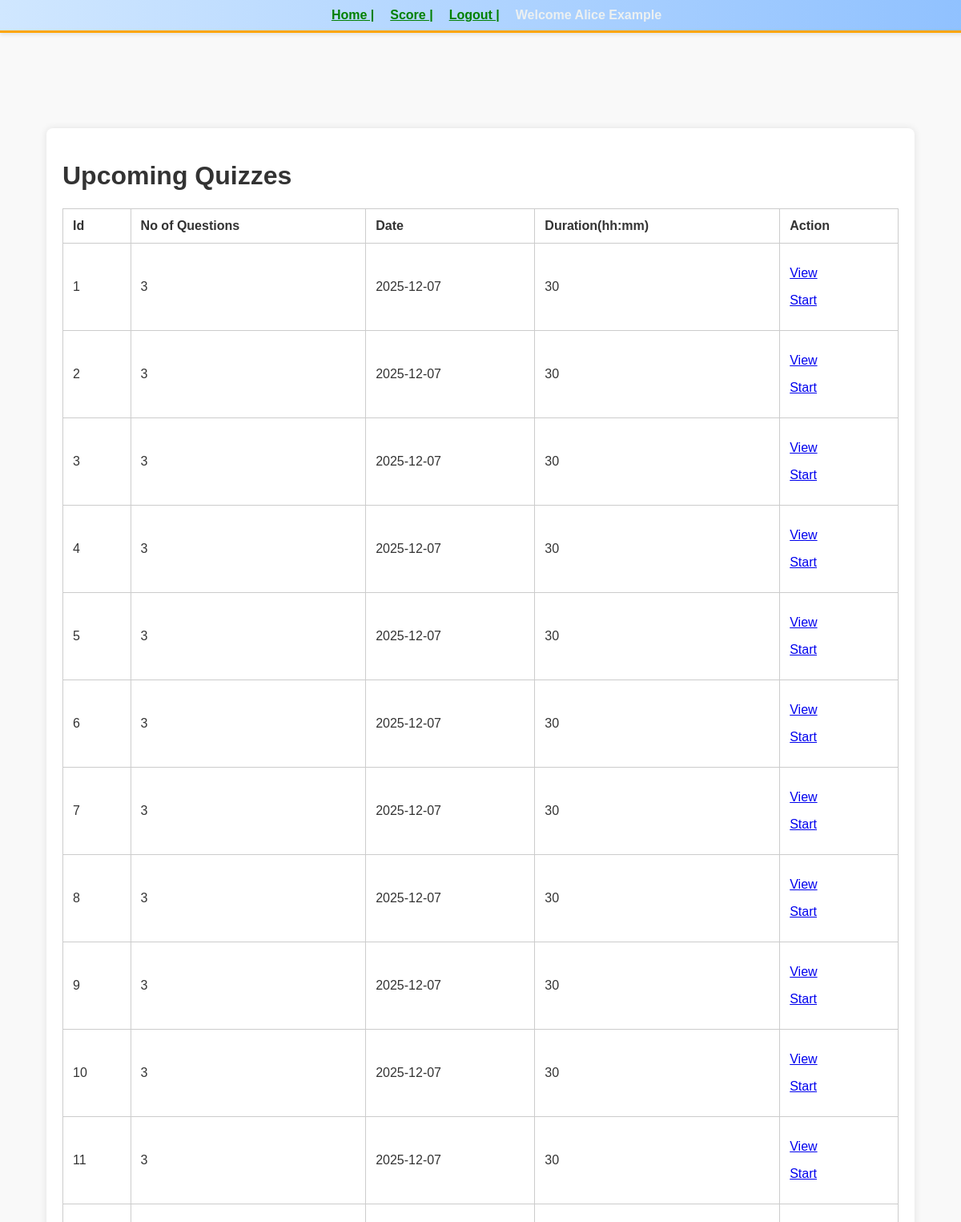
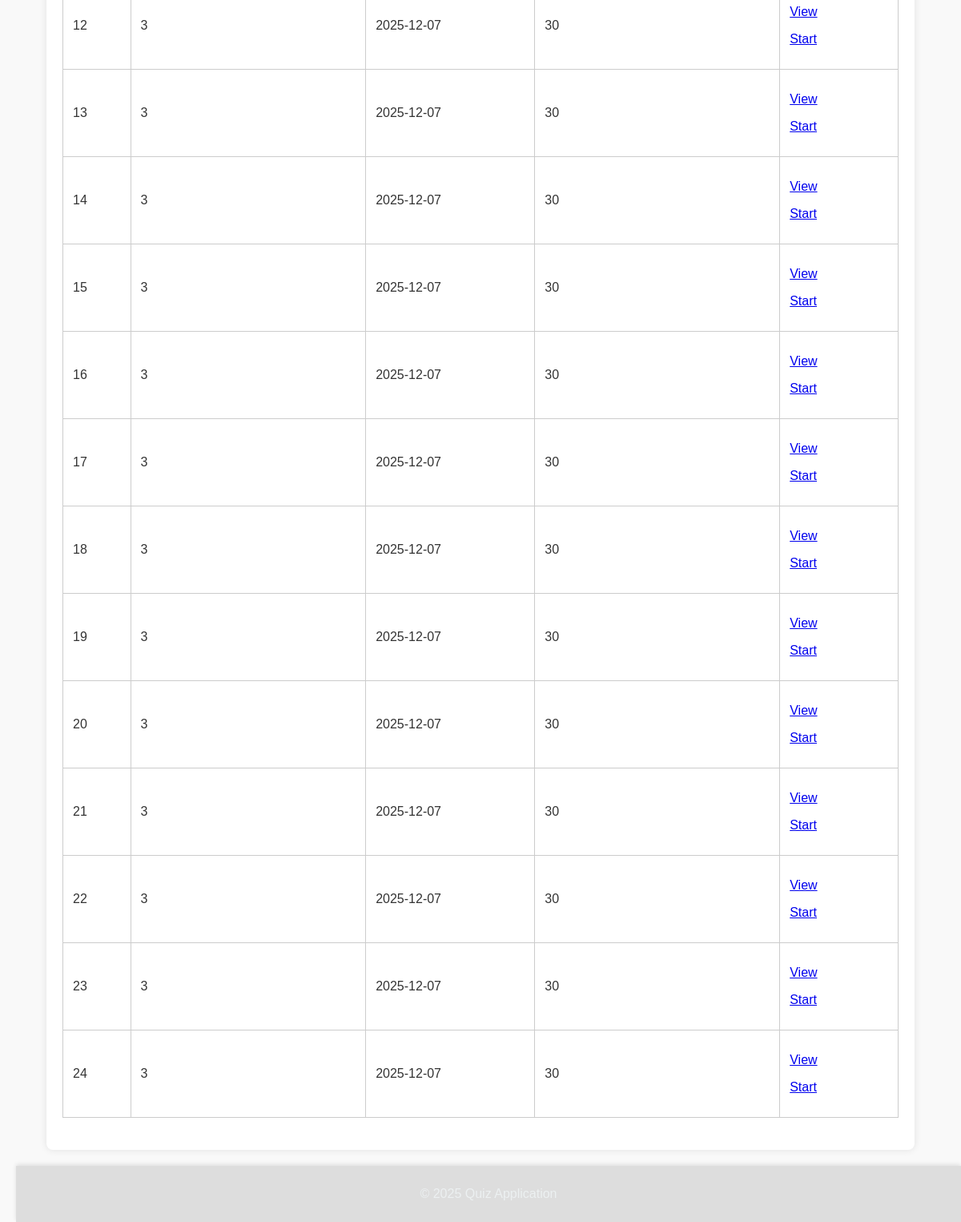
Screenshot of /user_dashboard (signed in) with the database file from the repository (2 pictures, top to bottom).
### Performance_Analyser/quiz_management_system/models.py (models this page shows)
class User(db.Model):
    id = db.Column(db.Integer, primary_key=True)
    username = db.Column(db.String(150), unique=True, nullable=False)
    password = db.Column(db.String(150), nullable=False)
    full_name = db.Column(db.String(150), nullable=False)
    qualification = db.Column(db.String(150))
    dob = db.Column(db.Date)
    role = db.Column(db.String(50), default='user')

class Quiz(db.Model):
    id = db.Column(db.Integer, primary_key=True)
    chapter_id = db.Column(db.Integer)
    date_of_quiz = db.Column(db.Date)
    time_duration = db.Column(db.String(10))
    remarks = db.Column(db.String(500), nullable=True)

### Performance_Analyser/quiz_management_system/app.py (the view)
@app.route('/user_dashboard', methods=['GET'])
@flask_profiler.profile()
def user_dashboard():
    user_id = session.get('user_id')
    if not user_id:
        return redirect(url_for('login'))
    user = User.query.get(user_id)
    attempted_quiz_ids = Score.query.filter_by(user_id=user_id).with_entities(Score.quiz_id).all()
    attempted_quiz_ids = [quiz_id[0] for quiz_id in attempted_quiz_ids]
    quizzes = Quiz.query.filter(Quiz.id.notin_(attempted_quiz_ids)).all()
    questions = Question.query.all()
    return render_template('user_dashboard.html', user=user, quizzes=quizzes, questions=questions)

### Performance_Analyser/quiz_management_system/templates/user_dashboard.html (shortened to what this page needs)
<!DOCTYPE html>
<html lang="en">
<head>
    <link rel="stylesheet" href="{{ url_for('static', filename='style.css') }}">
</head>
<body>
    <header>
        <div class="nav">
            <ul>
                <a href="{{ url_for('user_dashboard') }}"><li>Home |</li></a>
                <a href="{{ url_for('user_dashboard_scores') }}"><li>Score |</li></a>
                <a href="{{ url_for('login') }}"><li>Logout |</li></a>
                <li>Welcome {{ user.full_name }}</li>
            </ul>
        </div>
    </header>
    <div class="container">
        <h1>Upcoming Quizzes</h1>
        <table>
            <tr>
                <th>Id</th>
                <th>No of Questions</th>
                <th>Date</th>
                <th>Duration(hh:mm)</th>
                <th>Action</th>
            </tr>
            {% for quiz in quizzes %}
                <tr>
                    <td>{{ loop.index }}</td>
                    <td>{{ questions | selectattr('quiz_id', 'equalto', quiz.id) | list | length }}</td>
                    <td>{{ quiz.date_of_quiz }}</td>
                    <td>{{ quiz.time_duration }}</td>
                    <td>
                        <a href="{{ url_for('view', quiz_id=quiz.id) }}"><p>View</p></a>
                        <a href="{{ url_for('quiz', quiz_id=quiz.id) }}"><p>Start</p></a>
                    </td>
                </tr>
            {% endfor %}
        </table>
    </div>
    <footer>
        <p>&copy; 2025 Quiz Application</p>
    </footer>
</body>
</html>

### Performance_Analyser/quiz_management_system/static/style.css (style rules this page uses)
body { font-family: 'Helvetica Neue', Arial, sans-serif; background-color: #ffffff; margin: 0; padding: 0; }
header { background: #2c3e50; color: #ecf0f1; padding: 15px 0; text-align: center; box-shadow: 0 2px 5px rgba(0, 0, 0, 0.1); }
.container { width: 90%; max-width: 1200px; margin: auto; overflow: hidden; padding: 20px; }
footer { background: #2c3e50; color: #ecf0f1; text-align: center; padding: 15px 0; position: relative; bottom: 0; width: 100%; box-shadow: 0 -2px 5px rgba(0, 0, 0, 0.1); }

### Performance_Analyser/quiz_management_system/templates/user_dashboard.html (style rules this page uses)
body { font-family: 'Comic Sans MS', cursive, sans-serif; background-color: #f9f9f9; margin: 0; padding-top: 70px; padding-left: 20px; padding-right: 20px; color: #333; }
header { background: linear-gradient(90deg, #d0e7ff, #8ec0ff); padding: 10px 20px; border-bottom: 3px solid #ffa500; box-shadow: 0 2px 5px rgba(0,0,0,0.1); position: fixed; top: 0; left: 0; width: 100%; z-index: 1000; }
header .nav ul { list-style: none; margin: 0; padding: 0; display: flex; justify-content: center; align-items: center; }
header .nav ul li { margin: 0 10px; font-weight: bold; }
header .nav ul a { color: green; transition: color 0.3s; }
.container { max-width: 1200px; margin: 90px auto 20px auto; padding: 20px; background-color: #fff; box-shadow: 0 0 10px rgba(0,0,0,0.1); border-radius: 8px; }
table { width: 100%; border-collapse: collapse; margin-bottom: 20px; }
table th, table td { padding: 12px; border: 1px solid #ccc; text-align: left; }
footer { clear: both; text-align: center; margin-top: 20px; padding: 10px; background: #ddd; }

### rows the page displays
User: full_name "Alice Example"
Quiz: id "3", date_of_quiz "2025-12-07", time_duration "30"
Quiz: id "3", date_of_quiz "2025-12-07", time_duration "30"
Quiz: id "3", date_of_quiz "2025-12-07", time_duration "30"
Quiz: id "3", date_of_quiz "2025-12-07", time_duration "30"
Quiz: id "3", date_of_quiz "2025-12-07", time_duration "30"
Quiz: id "3", date_of_quiz "2025-12-07", time_duration "30"
Quiz: id "3", date_of_quiz "2025-12-07", time_duration "30"
Quiz: id "3", date_of_quiz "2025-12-07", time_duration "30"
Quiz: id "3", date_of_quiz "2025-12-07", time_duration "30"
Quiz: id "3", date_of_quiz "2025-12-07", time_duration "30"
Quiz: id "3", date_of_quiz "2025-12-07", time_duration "30"
Quiz: id "3", date_of_quiz "2025-12-07", time_duration "30"
Quiz: id "3", date_of_quiz "2025-12-07", time_duration "30"
Quiz: id "3", date_of_quiz "2025-12-07", time_duration "30"
Quiz: id "3", date_of_quiz "2025-12-07", time_duration "30"
Quiz: id "3", date_of_quiz "2025-12-07", time_duration "30"
Quiz: id "3", date_of_quiz "2025-12-07", time_duration "30"
Quiz: id "3", date_of_quiz "2025-12-07", time_duration "30"
Quiz: id "3", date_of_quiz "2025-12-07", time_duration "30"
Quiz: id "3", date_of_quiz "2025-12-07", time_duration "30"
Quiz: id "3", date_of_quiz "2025-12-07", time_duration "30"
Quiz: id "3", date_of_quiz "2025-12-07", time_duration "30"
Quiz: id "3", date_of_quiz "2025-12-07", time_duration "30"
Quiz: id "3", date_of_quiz "2025-12-07", time_duration "30"
